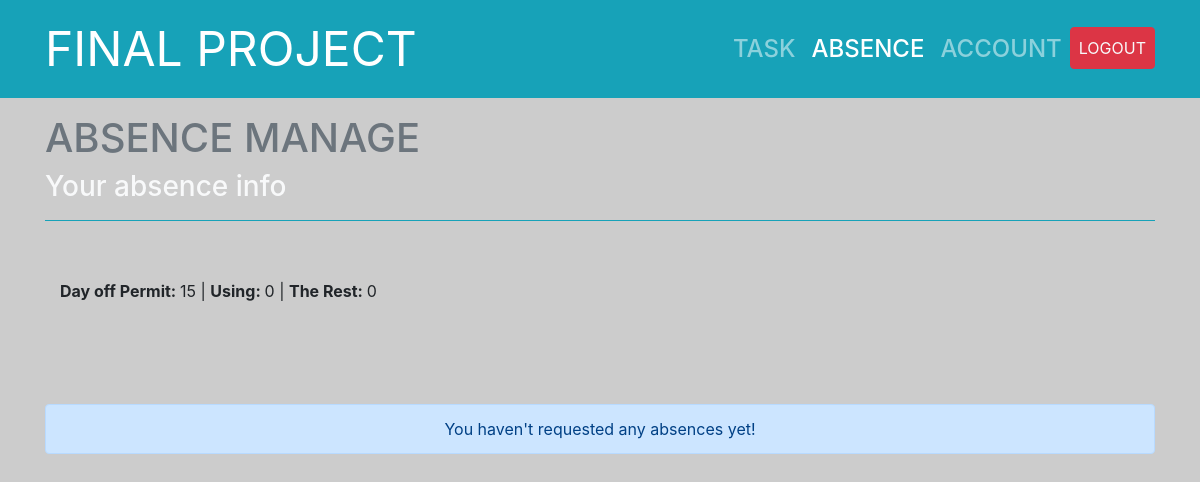
Screenshot of /absence.php (signed in) with the database file from the repository.
### tables this page shows
CREATE TABLE `absence_info` (
  `id` int(11) NOT NULL,
  `username` varchar(255) NOT NULL,
  `total_dayoff` int(11) NOT NULL DEFAULT 12,
  `dayoff_used` int(11) NOT NULL DEFAULT 0,
  `dayoff_left` int(11) NOT NULL DEFAULT 12
);

### db.php (called while the page is built, shortened)
<?php
    function open_database(){
        $conn = new mysqli(HOST, USER, PASS, DB);
        return $conn;
    }
    function get_absence_history($user){
        $sql = "select id, create_date, number_dayoff, reason, file, approval_date, status from absence_form where username=? ORDER BY create_date DESC";
        $conn = open_database();
        $stm = $conn->prepare($sql);
        $stm->bind_param('s',$user);
        if(!$stm->execute()){
            return array('code'=>1,'error'=>'Command not execute');
        }
        $result = $stm->get_result();
        $data = [];
        if($result->num_rows==0){
            return array('code'=>2,'error'=>'User not exist');
        }else{
            while($row = $result->fetch_assoc()){
                $data[] = $row;
            }
        }
        return array('code'=>0,'data'=>$data);
    }
    function get_absence_info($user){
        $sql = "select total_dayoff, dayoff_used, dayoff_left from absence_info where username=?";
        $conn = open_database();
        $stm = $conn->prepare($sql);
        $stm->bind_param('s',$user);
        if(!$stm->execute()){
            return array('code'=>1,'error'=>'Command not execute');
        }
        $result = $stm->get_result();
        $data = $result->fetch_assoc();
        return array('code'=>0,'data'=>$data);
    }
?>

### absence.php (the view, shortened to what this page needs)
<?php
	require_once('db.php');
	$user = $_SESSION['user'];
	$dayoff_left = 1;
?>
<!DOCTYPE html>
<html lang="en">
<head>
	<link rel="stylesheet" href="https://maxcdn.bootstrapcdn.com/bootstrap/4.5.2/css/bootstrap.min.css">
    <link rel="stylesheet" href="https://use.fontawesome.com/releases/v5.7.2/css/all.css"
>
	<link rel="stylesheet" href="style.css">
</head>
<body>
<?php
	include_once('layout/header.php');
?>
<div class="container pb-2" style="height: 70vh;">
		<h1 class="mt-3 text-secondary">ABSENCE MANAGE</h1>
        <h3 class="mt-1 mb-3 pb-3 border-bottom border-info text-light">Your absence info</h3>
		<div class="ml-auto mr-auto absence-container">
			<?php
				$absenceInfo = get_absence_info($user);
				$day_off_permit = 0;
				if(!$absenceInfo['code']){
					$data = $absenceInfo['data'];
					$day_off_permit = $data['total_dayoff'];
					$dayoff_left = $data['dayoff_left'];
				}
				?>
					<p class="col-sm-12 col-md-6 text-center text-md-left"><strong>Day off Permit: </strong><?=$day_off_permit?> | <strong>Using: </strong><?=$data['dayoff_used']?> | <strong>The Rest: </strong><?=$data['dayoff_left']?></p>
		<?php
			$absenceHistory = get_absence_history($user);
			if(!$absenceHistory['code']){
				$data = $absenceHistory['data'];
				if(!$dayoff_left){}
				else if($data[0]['status']=='Waiting'){
					$status = 'Waiting';
				}else if(!is_absence_form_unlock($user)){
					$is_lock = true;
				}else{
					?>
						<button class="btn btn-success submit-btn col-sm-12 col-md-6 mb-3">Create request absence form</button>
					<?php
				}
				?>
					<table class="table table-bordered table-light table-hover text-center ali" id="absence-history" style="border-color:black;">
						<thead>
							<tr>
								<th scope="col">#</th>
								<th scope="col">Create date</th>
								<th scope="col">Number of day off</th>
								<th scope="col">Reason</th>
								<th scope="col">File</th>
								<th scope="col">Status</th>
								<th scope="col">Approval date</th>
							</tr>
						</thead>
						<tbody>
							<?php
								foreach($data as $row){
								?>
									<tr>
										<th scope="row"><?=$row['id']?></th>
										<td><?=$row['create_date']?></td>
										<td><?=$row['number_dayoff']?></td>
										<td><?=$row['reason']?></td>
										<?php
											if(!$row['file']){
												echo "<td>-</td>";
											}else{
												echo "<td><a href='".$row['file']."'>".$row['file']."</a></td>";
											}
										?>
										<?php
										status_ui($row['status']);
										if($row['approval_date']){
											echo "<td>".$row['approval_date']."</td>";
										}else{
											echo "<td>-</td>";
										}
										?>
									</tr>
								<?php
								}
							?>
						</tbody>
					</table>
				<?php
			}else{
				echo "<div class='alert alert-primary text-center' id='absence-history' style='flex-basis: 100%'>You haven't requested any absences yet!</div>";
			}
		?>
		</div>
	</div>
</body>
</html>

### style.css (style rules this page uses)
* { box-sizing: border-box; }
body { background-color: #cccccc; }
.absence-container { display: flex; justify-content: space-between; align-items: center; flex-wrap: wrap; height: 50%; }

### rows the page displays
absence_info: total_dayoff "15", dayoff_used "0", dayoff_left "0"
